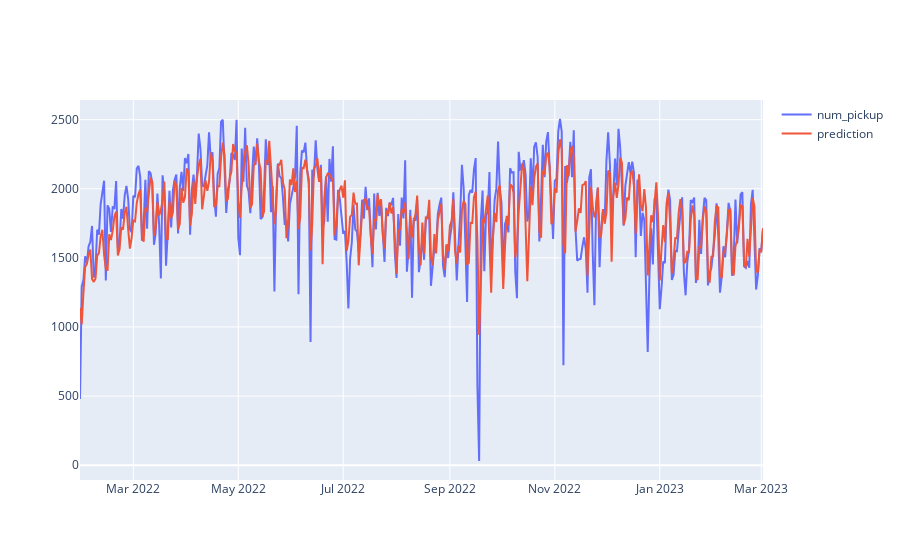
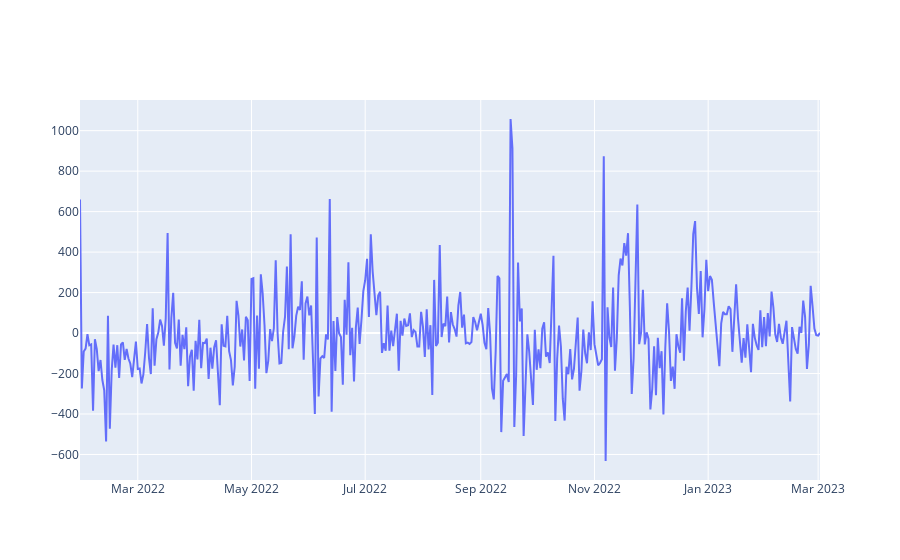
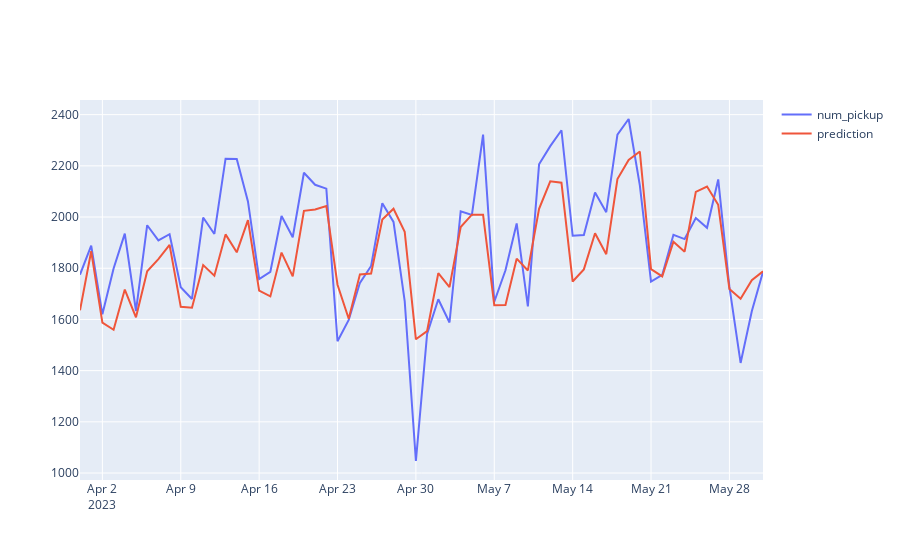

The code cell stored with these charts, in order, in its notebook:
### Code cell
train_with_predicitions = (
    train.join(predictions, on=ModelConfig.TS_INDEX, how="inner")
    .with_columns(
        (pl.col("prediction") - pl.col("num_pickup")).alias("residual")
    )
)

test_with_predictions = test.join(test_predictions, on=ModelConfig.TS_INDEX, how="inner")



plot_ts(train_with_predicitions, ["num_pickup", "prediction"])
plot_ts(train_with_predicitions, ["residual"])
plot_ts(test_with_predictions, ["num_pickup", "prediction"])


train_mae = mean_absolute_error(train_with_predicitions["num_pickup"], train_with_predicitions["prediction"])
test_mae = mean_absolute_error(test_with_predictions["num_pickup"], test_with_predictions["prediction"])

print(f"Train MAE: {train_mae:.2f}, Test MAE: {test_mae:.2f}")

### Figure 1 — Plotly figure (JSON) as saved in the notebook; plotly's stock layout.template omitted (floating-point values rounded to 4 significant figures; data arrays with more than 128 entries replaced by an {"elided": "..."} marker saying what was removed)
{"data": [{"mode": "lines", "name": "num_pickup", "type": "scatter", "x": {"elided": "398 str values"}, "y": {"elided": "398 int values"}}, {"mode": "lines", "name": "prediction", "type": "scatter", "x": {"elided": "398 str values"}, "y": {"elided": "398 float values"}}], "layout": {}}

### Figure 2 — Plotly figure (JSON) as saved in the notebook; plotly's stock layout.template omitted (floating-point values rounded to 4 significant figures; data arrays with more than 128 entries replaced by an {"elided": "..."} marker saying what was removed)
{"data": [{"mode": "lines", "name": "residual", "type": "scatter", "x": {"elided": "398 str values"}, "y": {"elided": "398 float values"}}], "layout": {}}

### Figure 3 — Plotly figure (JSON) as saved in the notebook; plotly's stock layout.template omitted (floating-point values rounded to 4 significant figures)
{"data": [{"mode": "lines", "name": "num_pickup", "type": "scatter", "x": ["2023-03-31", "2023-04-01", "2023-04-02", "2023-04-03", "2023-04-04", "2023-04-05", "2023-04-06", "2023-04-07", "2023-04-08", "2023-04-09", "2023-04-10", "2023-04-11", "2023-04-12", "2023-04-13", "2023-04-14", "2023-04-15", "2023-04-16", "2023-04-17", "2023-04-18", "2023-04-19", "2023-04-20", "2023-04-21", "2023-04-22", "2023-04-23", "2023-04-24", "2023-04-25", "2023-04-26", "2023-04-27", "2023-04-28", "2023-04-29", "2023-04-30", "2023-05-01", "2023-05-02", "2023-05-03", "2023-05-04", "2023-05-05", "2023-05-06", "2023-05-07", "2023-05-08", "2023-05-09", "2023-05-10", "2023-05-11", "2023-05-12", "2023-05-13", "2023-05-14", "2023-05-15", "2023-05-16", "2023-05-17", "2023-05-18", "2023-05-19", "2023-05-20", "2023-05-21", "2023-05-22", "2023-05-23", "2023-05-24", "2023-05-25", "2023-05-26", "2023-05-27", "2023-05-28", "2023-05-29", "2023-05-30", "2023-05-31"], "y": [1775, 1888, 1620, 1799, 1935, 1633, 1968, 1909, 1933, 1726, 1680, 1998, 1934, 2228, 2227, 2061, 1758, 1786, 2004, 1921, 2173, 2126, 2111, 1515, 1598, 1743, 1809, 2054, 1981, 1672, 1047, 1543, 1679, 1588, 2022, 2008, 2322, 1669, 1792, 1975, 1651, 2206, 2277, 2339, 1927, 1930, 2096, 2019, 2322, 2383, 2124, 1748, 1774, 1931, 1914, 1996, 1958, 2147, 1727, 1430, 1632, 1786]}, {"mode": "lines", "name": "prediction", "type": "scatter", "x": ["2023-03-31", "2023-04-01", "2023-04-02", "2023-04-03", "2023-04-04", "2023-04-05", "2023-04-06", "2023-04-07", "2023-04-08", "2023-04-09", "2023-04-10", "2023-04-11", "2023-04-12", "2023-04-13", "2023-04-14", "2023-04-15", "2023-04-16", "2023-04-17", "2023-04-18", "2023-04-19", "2023-04-20", "2023-04-21", "2023-04-22", "2023-04-23", "2023-04-24", "2023-04-25", "2023-04-26", "2023-04-27", "2023-04-28", "2023-04-29", "2023-04-30", "2023-05-01", "2023-05-02", "2023-05-03", "2023-05-04", "2023-05-05", "2023-05-06", "2023-05-07", "2023-05-08", "2023-05-09", "2023-05-10", "2023-05-11", "2023-05-12", "2023-05-13", "2023-05-14", "2023-05-15", "2023-05-16", "2023-05-17", "2023-05-18", "2023-05-19", "2023-05-20", "2023-05-21", "2023-05-22", "2023-05-23", "2023-05-24", "2023-05-25", "2023-05-26", "2023-05-27", "2023-05-28", "2023-05-29", "2023-05-30", "2023-05-31"], "y": [1636.0, 1866.0, 1587.0, 1560.0, 1717.0, 1608.0, 1788, 1836.0, 1891.0, 1649.0, 1646.0, 1813.0, 1771, 1932.0, 1862.0, 1988.0, 1713.0, 1690, 1861.0, 1768, 2024.0, 2030.0, 2043.0, 1736.0, 1603.0, 1776, 1779.0, 1990, 2033.0, 1943.0, 1522.0, 1555.0, 1781.0, 1726, 1961, 2009.0, 2009.0, 1656.0, 1656.0, 1837.0, 1791.0, 2032.0, 2140.0, 2134.0, 1748, 1796.0, 1937.0, 1855, 2148.0, 2223.0, 2256.0, 1797.0, 1768.0, 1904.0, 1865.0, 2098.0, 2119, 2048, 1719.0, 1681.0, 1754.0, 1788.0]}], "layout": {}}
